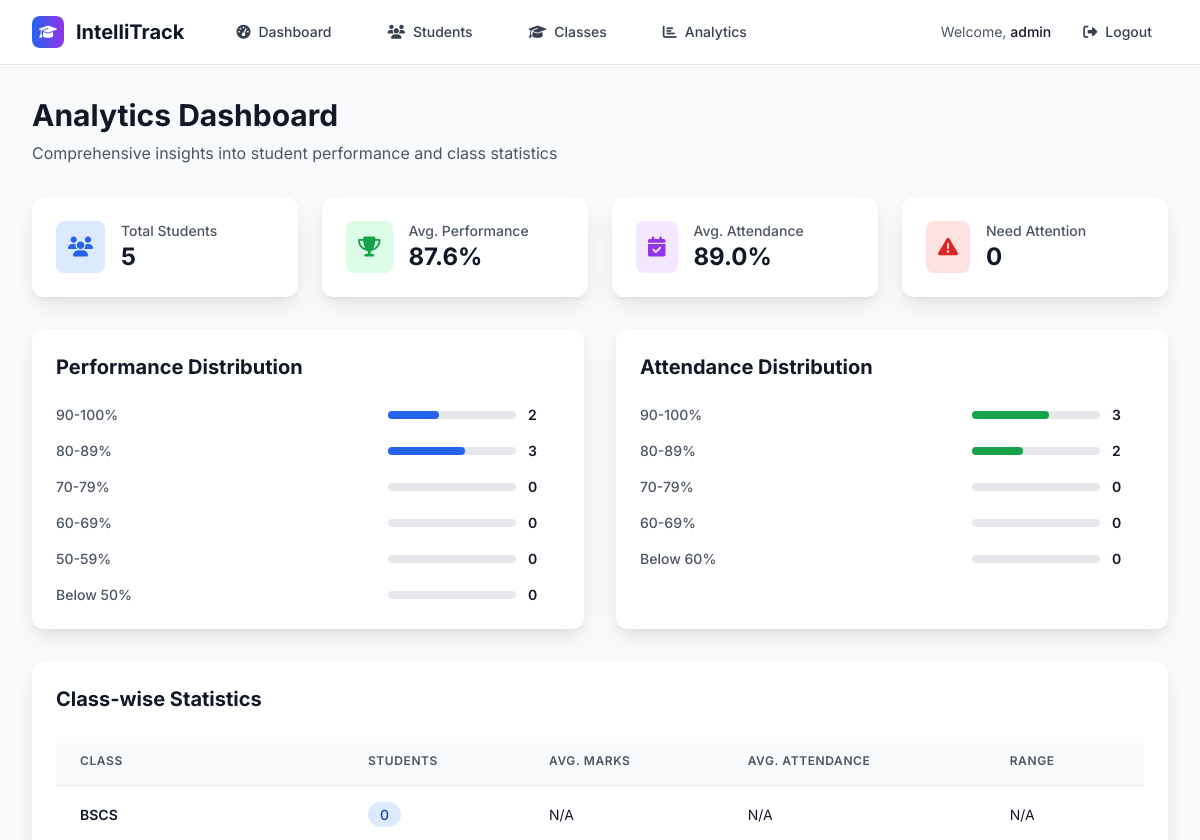
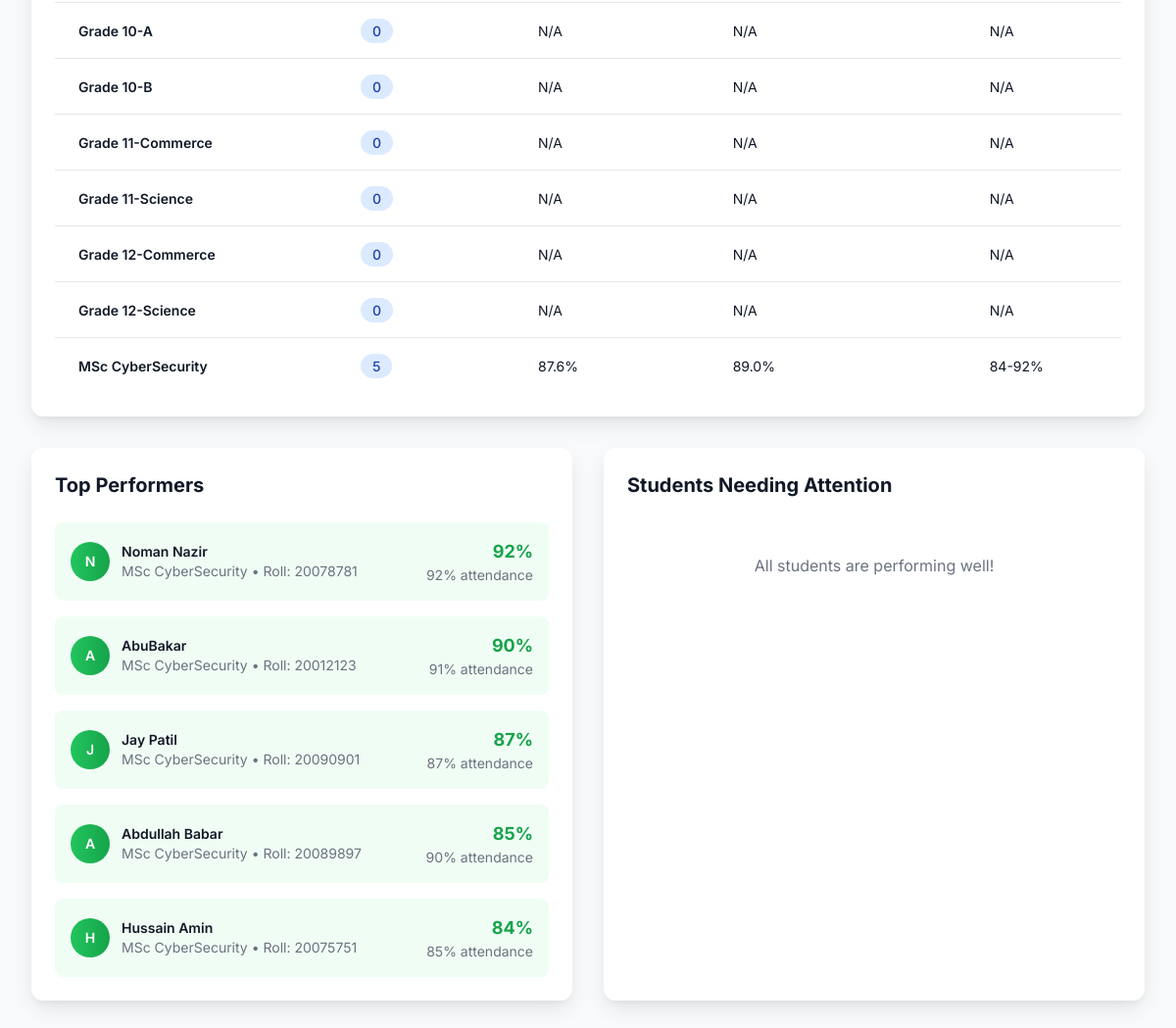
Screenshot of /analytics (signed in) with the database file from the repository (2 pictures, top to bottom).
### tables this page shows
CREATE TABLE classes (
            id INTEGER PRIMARY KEY AUTOINCREMENT,
            name TEXT UNIQUE NOT NULL,
            description TEXT,
            created_at TIMESTAMP DEFAULT CURRENT_TIMESTAMP
        );

CREATE TABLE students (
            id INTEGER PRIMARY KEY AUTOINCREMENT,
            name TEXT NOT NULL,
            roll_no TEXT UNIQUE NOT NULL,
            class_id INTEGER NOT NULL,
            subjects TEXT NOT NULL,
            marks INTEGER NOT NULL,
            attendance INTEGER NOT NULL,
            FOREIGN KEY (class_id) REFERENCES classes (id)
        );

### backend/routes.py (the view)
    @app.route('/analytics')
    @login_required
    def analytics():
        conn = get_db_connection()
        students = conn.execute('''
            SELECT s.*, c.name as class_name
            FROM students s
            JOIN classes c ON s.class_id = c.id
            ORDER BY s.marks DESC
        ''').fetchall()
        classes_stats = conn.execute('''
            SELECT
                c.name,
                COUNT(s.id) as student_count,
                AVG(s.marks) as avg_marks,
                AVG(s.attendance) as avg_attendance,
                MIN(s.marks) as min_marks,
                MAX(s.marks) as max_marks
            FROM classes c
            LEFT JOIN students s ON c.id = s.class_id
            GROUP BY c.id, c.name
            ORDER BY c.name
        ''').fetchall()
        performance_ranges = {
            '90-100': len([s for s in students if s['marks'] >= 90]),
            '80-89': len([s for s in students if 80 <= s['marks'] < 90]),
            '70-79': len([s for s in students if 70 <= s['marks'] < 80]),
            '60-69': len([s for s in students if 60 <= s['marks'] < 70]),
            '50-59': len([s for s in students if 50 <= s['marks'] < 60]),
            'Below 50': len([s for s in students if s['marks'] < 50])
        }
        attendance_ranges = {
            '90-100': len([s for s in students if s['attendance'] >= 90]),
            '80-89': len([s for s in students if 80 <= s['attendance'] < 90]),
            '70-79': len([s for s in students if 70 <= s['attendance'] < 80]),
            '60-69': len([s for s in students if 60 <= s['attendance'] < 70]),
            'Below 60': len([s for s in students if s['attendance'] < 60])
        }
        top_performers = students[:5] if len(students) >= 5 else students
        students_attention = [s for s in students if s['marks'] < 50 or s['attendance'] < 60]
        conn.close()
        return render_template('analytics.html',
                             students=students,
                             classes_stats=classes_stats,
                             performance_ranges=performance_ranges,
                             attendance_ranges=attendance_ranges,
                             top_performers=top_performers,
                             students_attention=students_attention)

### backend/auth.py (called while the page is built)
def login_required(f):
    @wraps(f)
    def decorated_function(*args, **kwargs):
        if 'logged_in' not in session:
            return redirect(url_for('login'))
        return f(*args, **kwargs)
    return decorated_function

### backend/db.py (called while the page is built)
def get_db_connection():
    conn = sqlite3.connect(DATABASE)
    conn.row_factory = sqlite3.Row
    return conn

### frontend/templates/analytics.html (shortened to what this page needs)
{% extends "base.html" %}
{% block content %}
<div class="min-h-screen bg-gray-50 py-8">
    <div class="max-w-7xl mx-auto px-4 sm:px-6 lg:px-8">
        <div class="mb-8">
            <h1 class="text-3xl font-bold text-gray-900 mb-2">Analytics Dashboard</h1>
            <p class="text-gray-600">Comprehensive insights into student performance and class statistics</p>
        </div>
        <div class="grid grid-cols-1 md:grid-cols-4 gap-6 mb-8">
            <div class="card-shadow bg-white rounded-xl p-6">
                <div class="flex items-center">
                    <div class="p-3 bg-blue-100 rounded-lg">
                        <i class="fas fa-users text-blue-600 text-xl"></i>
                    </div>
                    <div class="ml-4">
                        <p class="text-sm font-medium text-gray-600">Total Students</p>
                        <p class="text-2xl font-bold text-gray-900">{{ students|length if students else 0 }}</p>
                    </div>
                </div>
            </div>
            <div class="card-shadow bg-white rounded-xl p-6">
                <div class="flex items-center">
                    <div class="p-3 bg-green-100 rounded-lg">
                        <i class="fas fa-trophy text-green-600 text-xl"></i>
                    </div>
                    <div class="ml-4">
                        <p class="text-sm font-medium text-gray-600">Avg. Performance</p>
                        <p class="text-2xl font-bold text-gray-900">
                            {% if students %}
                                {{ "%.1f"|format(students|map(attribute='marks')|list|sum / students|length) }}%
                            {% else %}
                                0%
                            {% endif %}
                        </p>
                    </div>
                </div>
            </div>
            <div class="card-shadow bg-white rounded-xl p-6">
                <div class="flex items-center">
                    <div class="p-3 bg-purple-100 rounded-lg">
                        <i class="fas fa-calendar-check text-purple-600 text-xl"></i>
                    </div>
                    <div class="ml-4">
                        <p class="text-sm font-medium text-gray-600">Avg. Attendance</p>
                        <p class="text-2xl font-bold text-gray-900">
                            {% if students %}
                                {{ "%.1f"|format(students|map(attribute='attendance')|list|sum / students|length) }}%
                            {% else %}
                                0%
                            {% endif %}
                        </p>
                    </div>
                </div>
            </div>
            <div class="card-shadow bg-white rounded-xl p-6">
                <div class="flex items-center">
                    <div class="p-3 bg-red-100 rounded-lg">
                        <i class="fas fa-exclamation-triangle text-red-600 text-xl"></i>
                    </div>
                    <div class="ml-4">
                        <p class="text-sm font-medium text-gray-600">Need Attention</p>
                        <p class="text-2xl font-bold text-gray-900">{{ students_attention|length if students_attention else 0 }}</p>
                    </div>
                </div>
            </div>
        </div>
        <div class="grid grid-cols-1 lg:grid-cols-2 gap-8 mb-8">
            <div class="card-shadow bg-white rounded-xl p-6">
                <h3 class="text-xl font-bold text-gray-900 mb-6">Performance Distribution</h3>
                <div class="space-y-4">
                    {% for range_name, count in performance_ranges.items() %}
                    <div class="flex items-center justify-between">
                        <span class="text-sm font-medium text-gray-600">{{ range_name }}%</span>
                        <div class="flex items-center">
                            <div class="w-32 bg-gray-200 rounded-full h-2 mr-3">
                                <div class="bg-blue-600 h-2 rounded-full" style="width: {{ (count / students|length * 100) if students else 0 }}%"></div>
                            </div>
                            <span class="text-sm font-semibold text-gray-900 w-8">{{ count }}</span>
                        </div>
                    </div>
                    {% endfor %}
                </div>
            </div>
            <div class="card-shadow bg-white rounded-xl p-6">
                <h3 class="text-xl font-bold text-gray-900 mb-6">Attendance Distribution</h3>
                <div class="space-y-4">
                    {% for range_name, count in attendance_ranges.items() %}
                    <div class="flex items-center justify-between">
                        <span class="text-sm font-medium text-gray-600">{{ range_name }}%</span>
                        <div class="flex items-center">
                            <div class="w-32 bg-gray-200 rounded-full h-2 mr-3">
                                <div class="bg-green-600 h-2 rounded-full" style="width: {{ (count / students|length * 100) if students else 0 }}%"></div>
                            </div>
                            <span class="text-sm font-semibold text-gray-900 w-8">{{ count }}</span>
                        </div>
                    </div>
                    {% endfor %}
                </div>
            </div>
        </div>
        <div class="card-shadow bg-white rounded-xl p-6 mb-8">
            <h3 class="text-xl font-bold text-gray-900 mb-6">Class-wise Statistics</h3>
            {% if classes_stats %}
            <div class="overflow-x-auto">
                <table class="w-full">
                    <thead class="bg-gray-50 border-b border-gray-200">
                        <tr>
                            <th class="px-6 py-4 text-left text-xs font-semibold text-gray-600 uppercase tracking-wider">Class</th>
                            <th class="px-6 py-4 text-left text-xs font-semibold text-gray-600 uppercase tracking-wider">Students</th>
                            <th class="px-6 py-4 text-left text-xs font-semibold text-gray-600 uppercase tracking-wider">Avg. Marks</th>
                            <th class="px-6 py-4 text-left text-xs font-semibold text-gray-600 uppercase tracking-wider">Avg. Attendance</th>
                            <th class="px-6 py-4 text-left text-xs font-semibold text-gray-600 uppercase tracking-wider">Range</th>
                        </tr>
                    </thead>
                    <tbody class="divide-y divide-gray-200">
                        {% for class_stat in classes_stats %}
                        <tr class="hover:bg-gray-50">
                            <td class="px-6 py-4 whitespace-nowrap">
                                <span class="text-sm font-semibold text-gray-900">{{ class_stat.name }}</span>
                            </td>
                            <td class="px-6 py-4 whitespace-nowrap">
                                <span class="px-3 py-1 bg-blue-100 text-blue-800 rounded-full text-sm font-medium">{{ class_stat.student_count }}</span>
                            </td>
                            <td class="px-6 py-4 whitespace-nowrap">
                                <span class="text-sm text-gray-900">
                                    {% if class_stat.avg_marks %}
                                        {{ "%.1f"|format(class_stat.avg_marks) }}%
                                    {% else %}
                                        N/A
                                    {% endif %}
                                </span>
                            </td>
                            <td class="px-6 py-4 whitespace-nowrap">
                                <span class="text-sm text-gray-900">
                                    {% if class_stat.avg_attendance %}
                                        {{ "%.1f"|format(class_stat.avg_attendance) }}%
                                    {% else %}
                                        N/A
                                    {% endif %}
                                </span>
                            </td>
                            <td class="px-6 py-4 whitespace-nowrap">
                                <span class="text-sm text-gray-900">
                                    {% if class_stat.min_marks and class_stat.max_marks %}
                                        {{ class_stat.min_marks }}-{{ class_stat.max_marks }}%
                                    {% else %}
                                        N/A
                                    {% endif %}
                                </span>
                            </td>
                        </tr>
                        {% endfor %}
                    </tbody>
                </table>
            </div>
            {% else %}
            <p class="text-gray-500 text-center py-8">No class data available</p>
            {% endif %}
        </div>
        <div class="grid grid-cols-1 lg:grid-cols-2 gap-8">
            <div class="card-shadow bg-white rounded-xl p-6">
                <h3 class="text-xl font-bold text-gray-900 mb-6">Top Performers</h3>
                {% if top_performers %}
                <div class="space-y-4">
                    {% for student in top_performers %}
                    <div class="flex items-center justify-between p-4 bg-green-50 rounded-lg">
                        <div class="flex items-center">
                            <div class="w-10 h-10 bg-gradient-to-r from-green-500 to-green-600 rounded-full flex items-center justify-center mr-3">
                                <span class="text-white font-semibold text-sm">{{ student.name[0]|upper }}</span>
                            </div>
                            <div>
                                <div class="text-sm font-semibold text-gray-900">{{ student.name }}</div>
                                <div class="text-sm text-gray-500">{{ student.class_name }} • Roll: {{ student.roll_no }}</div>
                            </div>
                        </div>
                        <div class="text-right">
                            <div class="text-lg font-bold text-green-600">{{ student.marks }}%</div>
                            <div class="text-sm text-gray-500">{{ student.attendance }}% attendance</div>
                        </div>
                    </div>
                    {% endfor %}
                </div>
                {% else %}
                <p class="text-gray-500 text-center py-8">No student data available</p>
                {% endif %}
            </div>
            <div class="card-shadow bg-white rounded-xl p-6">
                <h3 class="text-xl font-bold text-gray-900 mb-6">Students Needing Attention</h3>
                {% if students_attention %}
                <div class="space-y-4">
                    {% for student in students_attention %}
                    <div class="flex items-center justify-between p-4 bg-red-50 rounded-lg">
                        <div class="flex items-center">
                            <div class="w-10 h-10 bg-gradient-to-r from-red-500 to-red-600 rounded-full flex items-center justify-center mr-3">
                                <span class="text-white font-semibold text-sm">{{ student.name[0]|upper }}</span>
                            </div>
                            <div>
                                <div class="text-sm font-semibold text-gray-900">{{ student.name }}</div>
                                <div class="text-sm text-gray-500">{{ student.class_name }} • Roll: {{ student.roll_no }}</div>
                            </div>
                        </div>
                        <div class="text-right">
                            <div class="text-lg font-bold text-red-600">{{ student.marks }}%</div>
                            <div class="text-sm text-gray-500">{{ student.attendance }}% attendance</div>
                        </div>
                    </div>
                    {% endfor %}
                </div>
                {% else %}
                <p class="text-gray-500 text-center py-8">All students are performing well!</p>
                {% endif %}
            </div>
        </div>
    </div>
</div>
{% endblock %}

### frontend/templates/base.html (style rules this page uses)
body { font-family: 'Inter', sans-serif; }
.card-shadow { box-shadow: 0 10px 25px -3px rgba(0, 0, 0, 0.1), 0 4px 6px -2px rgba(0, 0, 0, 0.05); }

### rows the page displays
classes: name "BSCS", student_count "0", shows "N/A"
classes: name "Grade 10-A", student_count "0", shows "N/A"
classes: name "Grade 10-B", student_count "0", shows "N/A"
classes: name "Grade 11-Commerce", student_count "0", shows "N/A"
classes: name "Grade 11-Science", student_count "0", shows "N/A"
classes: name "Grade 12-Commerce", student_count "0", shows "N/A"
classes: name "Grade 12-Science", student_count "0", shows "N/A"
classes: name "MSc CyberSecurity", student_count "5", avg_marks "87.6", avg_attendance "89.0", min_marks "84", max_marks "92"
students: name "N", name "Noman Nazir", class_name "MSc CyberSecurity", roll_no "20078781", marks "92", attendance "92"
students: name "A", name "AbuBakar", class_name "MSc CyberSecurity", roll_no "20012123", marks "90", attendance "91"
students: name "J", name "Jay Patil", class_name "MSc CyberSecurity", roll_no "20090901", marks "87", attendance "87"
students: name "A", name "Abdullah Babar", class_name "MSc CyberSecurity", roll_no "20089897", marks "85", attendance "90"
students: name "H", name "Hussain Amin", class_name "MSc CyberSecurity", roll_no "20075751", marks "84", attendance "85"

### other values shown
{{ session.username }} "admin"
{{ students|length if students else 0 }} "5"
{{ students_attention|length if students_attention else 0 }} "0"
{{ range_name }} "90-100" "80-89" "70-79" "60-69" "50-59" "Below 50"
{{ count }} "2" "3" "0" "0" "0" "0"
{{ range_name }} "90-100" "80-89" "70-79" "60-69" "Below 60"
{{ count }} "3" "2" "0" "0" "0"
